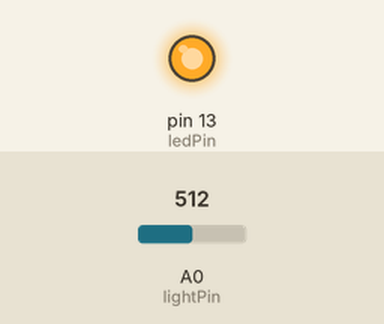
Recording of a sketch running on a simulated Arduino Uno, built with avr-gcc and run on an emulated ATmega328P. Shown: output pins drawn as LEDs (lit = HIGH). Inputs (shaded band) come from the test bench; at power-on: A0 (lightPin) = 512.

Above: at 1.2 s.
1.3 s: A0 (lightPin) set to 466
2.8 s: A0 (lightPin) set to 442
At 3.4 s:
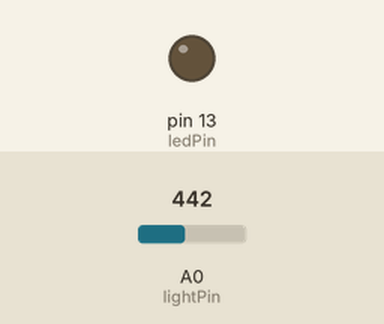
4.3 s: A0 (lightPin) set to 511
At 4.6 s:
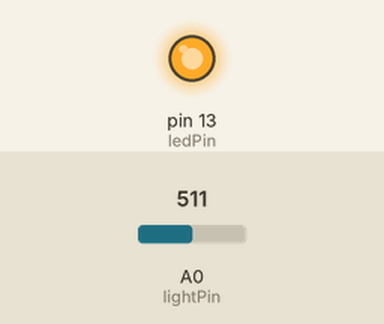
5.8 s: A0 (lightPin) set to 306
At 6.9 s:
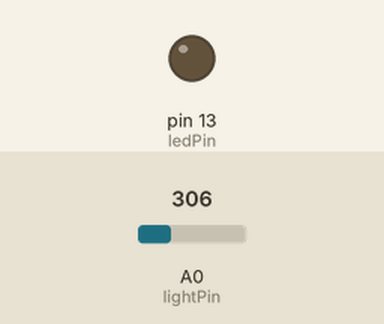
Timing chart, 0 to 8.3 s (numbered marks = the images above; inputs shaded):
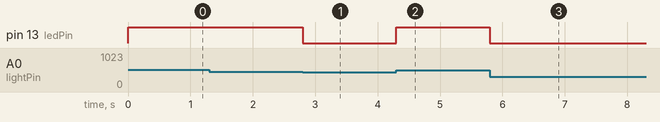

The sketch:

sketch_feb11c.ino
```cpp
// CIRC09 - Light
int lightPin = A0;
int ledPin = 13;

void setup()
{
  pinMode(ledPin, OUTPUT);
}

void loop()
{
  int lightLevel = analogRead(lightPin);
  lightLevel = map(lightLevel, 0, 900, 0, 255);
  analogWrite(ledPin, lightLevel);
}
```

Measured:
- the behaviour switches between 452 and 451 on A0 (lightPin) (found by bisection; images 0 and 1)
- after the input at 1.3 s, every drawn part: stays the same
- after the input at 2.8 s, pin 13 (ledPin): HIGH → LOW at once
- after the input at 4.3 s, pin 13 (ledPin): LOW → HIGH at once
- after the input at 5.8 s, pin 13 (ledPin): HIGH → LOW at once
